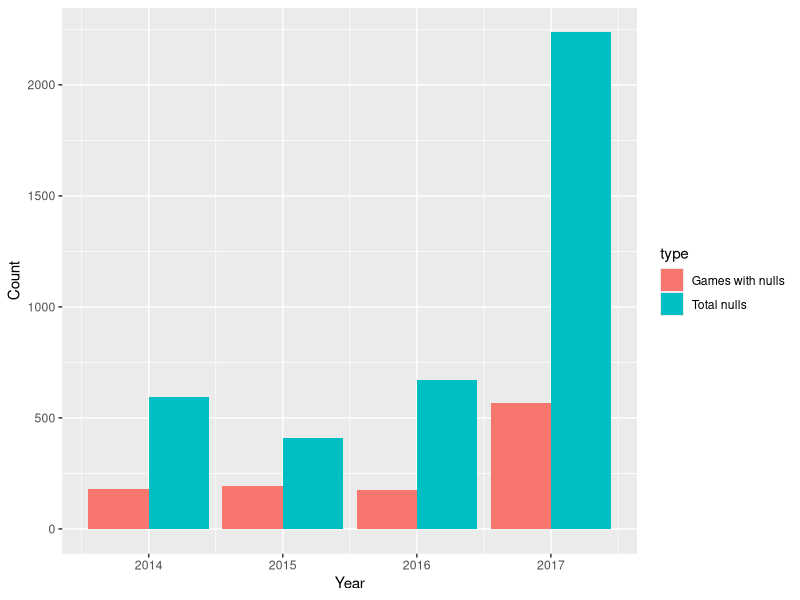
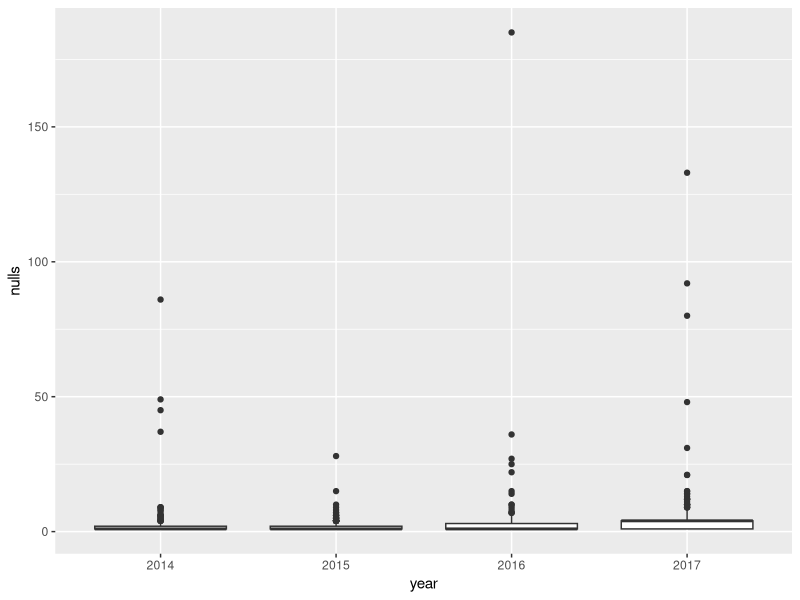
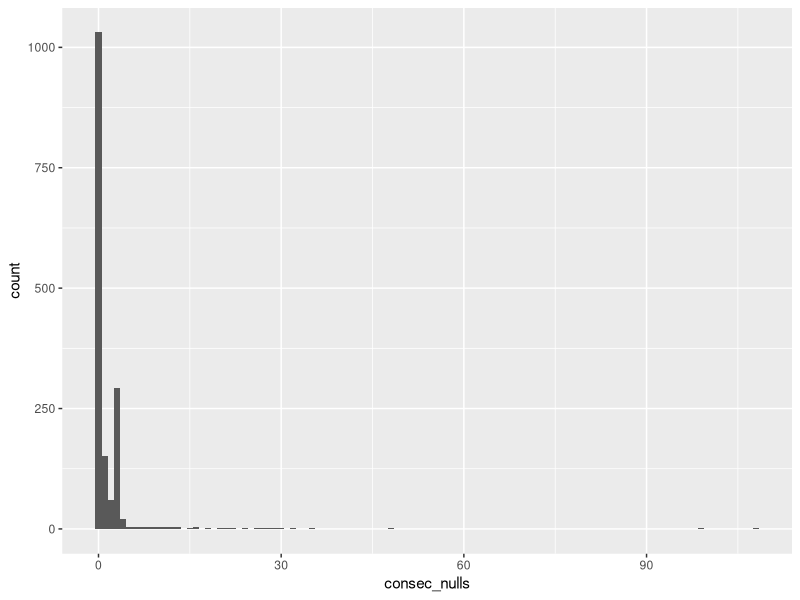
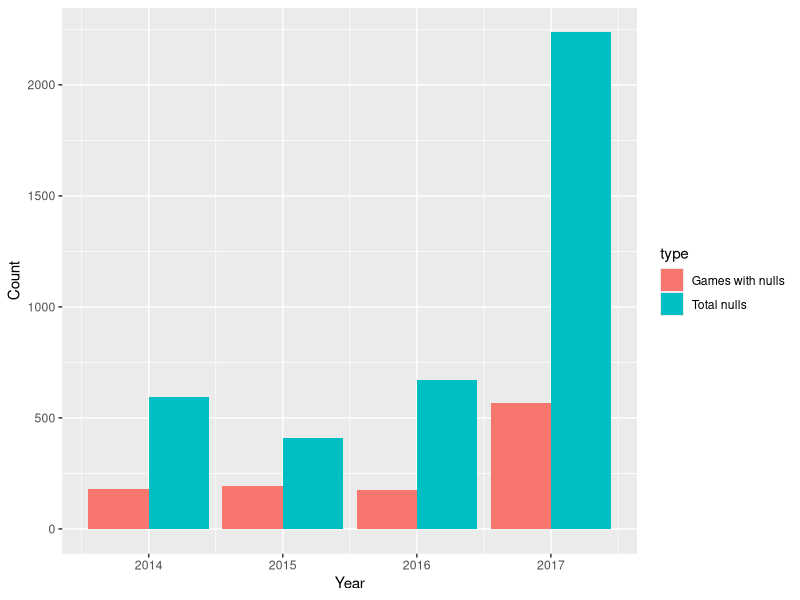
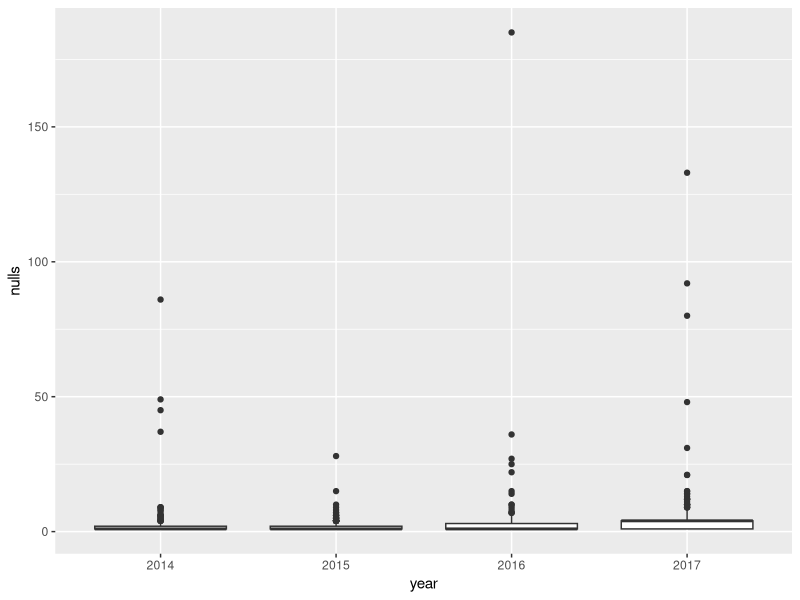
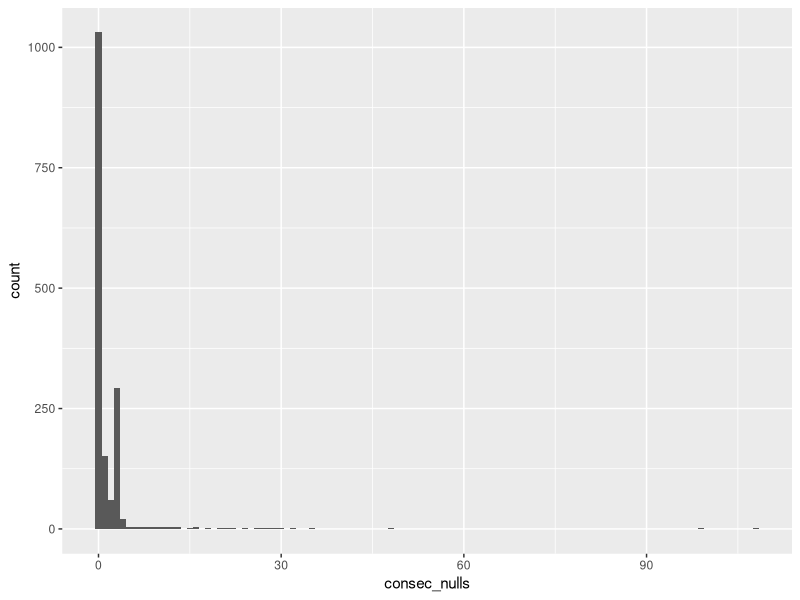

Reproduce these figures in R, in order.
library('ggplot2')

df <- read.csv('pitch_type_nulls.csv')
# Need to make the y axis at 250 intervals
ggplot(df, aes(x = year, y = nulls, fill = type)) +
    geom_bar(stat = 'identity', position = position_dodge()) +
    labs(x = 'Year', y = 'Count')
ggsave('nulls_by_year.pdf')

df2 <- read.csv('nulls_by_game.csv')

df2$year <- as.factor(df2$year)
ggplot(df2, aes(x = year, y = nulls)) +
    geom_boxplot()
ggsave('nulls_by_game.pdf')

df3 <- read.csv('consec_nulls.csv')

ggplot(df3, aes(x = consec_nulls)) +
    geom_histogram(binwidth = 1)
ggsave('consec_nulls.pdf')
